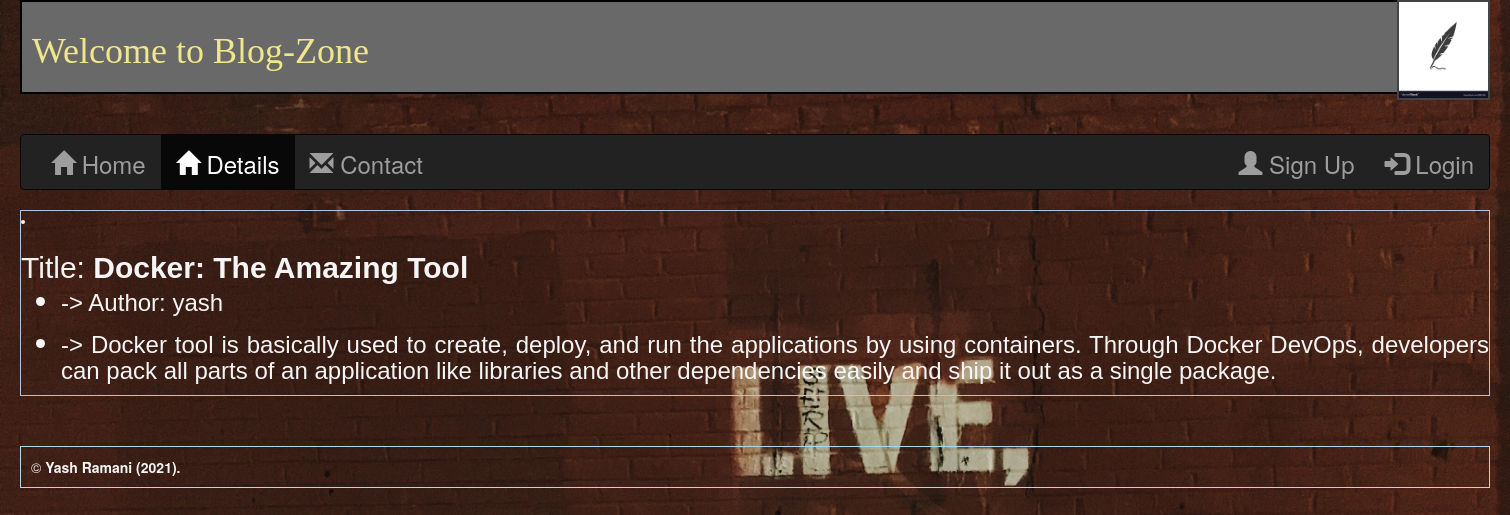
/post/docker-the-amazing-tool, run on the app's committed database.
### blog/models.py (models this page shows, shortened)
class createBlog(models.Model):
    input = models.TextField()
    title = models.CharField(max_length=50)
    slug = models.SlugField(max_length=255, null=True, blank=True)
    author = models.CharField(max_length=20)
    image = models.ImageField(blank=True, null=True)
    file = models.FileField(blank=True, null=True)

### blog/views.py (the view)
# urls.py: path('post/<slug:slug_text>', details),
def details(request, slug_text):
    query = createBlog.objects.filter(slug=slug_text)
    if query.exists():
        query = query.first()
    else:
        return HttpResponse("<h1> Page not found. </h1>")
    context = {
        'post':query
    }
    return render(request, 'details.html', context)

### blog/templates/details.html (shortened to what this page needs)
{% load crispy_forms_tags %}
<!DOCTYPE html>
<html lang="en">
<head>
    <link rel="stylesheet" href="https://maxcdn.bootstrapcdn.com/bootstrap/3.4.1/css/bootstrap.min.css">
</head>
<body style="background-image: url('/static/image7.jpg'); background-size: cover;">
    <div class="container">
        <div class='index-header' style="background-color: dimgrey; color:khaki; font-family:'cursive'">
            <h1 id='header1'><img id="header-image" src="/static/download.png"> Welcome to Blog-Zone</h1>
        </div>
        <br><br>
        <nav class="navbar navbar-inverse">
            <div class="container-fluid">
                <ul class="nav navbar-nav">
                    <li><a href="{% url 'index' %}"><span class="glyphicon glyphicon-home"></span> Home
                    </a></li>
                    <li class="active"><a href="#"><span class="glyphicon glyphicon-home"></span> Details
                        </a></li>
                    <li><a href="{% url 'contact' %}"><span class="glyphicon glyphicon-envelope"></span> Contact </a>
                    </li>
                </ul>
                <ul class="nav navbar-nav navbar-right">
                    {% if user.is_authenticated %}
                    <p style="color: lightblue;">Welcome, {{user}}</p>
                    <li><a href="createblog/"><span class="glyphicon glyphicon-pencil"></span> Create Blog </a></li>
                    <li><a href="{% url 'logout' %}"><span class="glyphicon glyphicon-log-out"></span> Logout </a></li>
                    {% else %}
                    <li><a href="{% url 'signup' %}"><span class="glyphicon glyphicon-user"></span> Sign Up </a></li>
                    <li><a href="{% url 'login' %}"><span class="glyphicon glyphicon-log-in"></span> Login </a></li>
                    {% endif %}
                </ul>
            </div>
        </nav>
        <div class="body" style="color:whitesmoke;">
            <div class="data" style="font-family:Verdana, Geneva, Tahoma, sans-serif;">
                <li style="border: solid 1px lightsteelblue;">
                    <h2 style="text-align:justify;"> Title: <strong>{{ post.title }}</strong>
                        <ul>
                            <li>
                                <p> -> Author: {{post.author}} </p>
                            </li>
                            <li>
                                <p> -> {{post.input}} </p>
                            </li>
                        </ul>
                    </h2>
                </li>
            </div>
        </div><br><br>
        <footer style="color: whitesmoke; border: solid 1px lightblue; padding: 10px;">
            &copy; <b>Yash Ramani (2021).</b>
        </footer>
    </div>
</body>
</html>

### blog/templates/details.html (style rules this page uses)
.container { width: 1500px; height: 1000px; margin: 0 auto; }
.index-header { font-family: Verdana, Geneva, Tahoma, sans-serif; padding: 10px; border: solid 2px black; }
nav { font-size: x-large; }
#header-image { float: right; height: 100px; border: solid 2px #444; position: relative; top: -32px; right: -12px; }
p { font-size: x-large; }

### data on the page
createBlog: title "Docker: The Amazing Tool", author "yash", input "Docker tool is basically used to create, deploy, and run the applications by using containers. Through Docker DevOps, developers can pack all parts of an application like libraries and other dependencies easily and ship it out as a single package."
